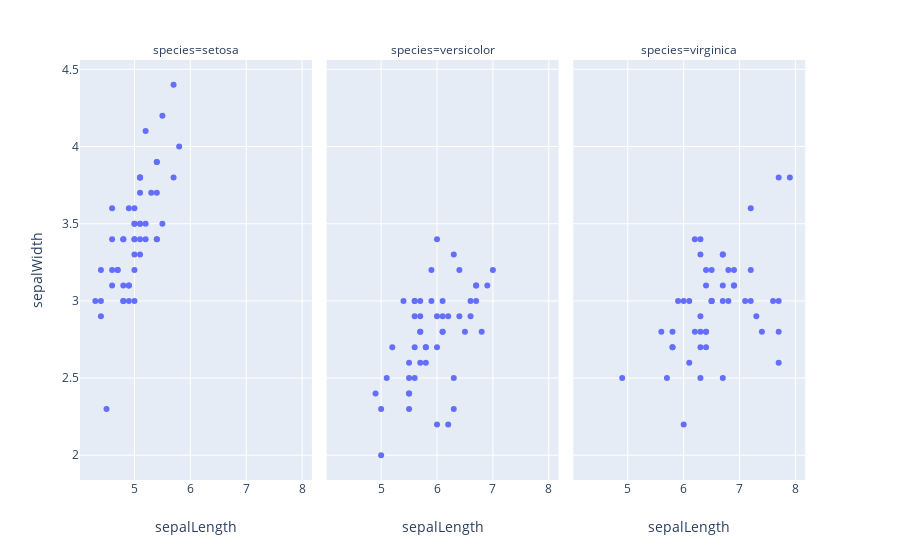

Notebook cell for this chart:
### Code cell
facetted = px.scatter(iris, x='sepalLength', y='sepalWidth', facet_col='species')
facetted

### Figure 1 — Plotly figure (JSON) as saved in the notebook; plotly's stock layout.template omitted (floating-point values rounded to 4 significant figures)
{"data": [{"hoverlabel": {"namelength": 0}, "hovertemplate": "species=setosa<br>sepalLength=%{x}<br>sepalWidth=%{y}", "legendgroup": "", "marker": {"color": "#636efa", "symbol": "circle"}, "mode": "markers", "name": "", "showlegend": false, "type": "scatter", "x": [5.1, 4.9, 4.7, 4.6, 5, 5.4, 4.6, 5, 4.4, 4.9, 5.4, 4.8, 4.8, 4.3, 5.8, 5.7, 5.4, 5.1, 5.7, 5.1, 5.4, 5.1, 4.6, 5.1, 4.8, 5, 5, 5.2, 5.2, 4.7, 4.8, 5.4, 5.2, 5.5, 4.9, 5, 5.5, 4.9, 4.4, 5.1, 5, 4.5, 4.4, 5, 5.1, 4.8, 5.1, 4.6, 5.3, 5], "xaxis": "x", "y": [3.5, 3, 3.2, 3.1, 3.6, 3.9, 3.4, 3.4, 2.9, 3.1, 3.7, 3.4, 3, 3, 4, 4.4, 3.9, 3.5, 3.8, 3.8, 3.4, 3.7, 3.6, 3.3, 3.4, 3, 3.4, 3.5, 3.4, 3.2, 3.1, 3.4, 4.1, 4.2, 3.1, 3.2, 3.5, 3.6, 3, 3.4, 3.5, 2.3, 3.2, 3.5, 3.8, 3, 3.8, 3.2, 3.7, 3.3], "yaxis": "y"}, {"hoverlabel": {"namelength": 0}, "hovertemplate": "species=versicolor<br>sepalLength=%{x}<br>sepalWidth=%{y}", "legendgroup": "", "marker": {"color": "#636efa", "symbol": "circle"}, "mode": "markers", "name": "", "showlegend": false, "type": "scatter", "x": [7, 6.4, 6.9, 5.5, 6.5, 5.7, 6.3, 4.9, 6.6, 5.2, 5, 5.9, 6, 6.1, 5.6, 6.7, 5.6, 5.8, 6.2, 5.6, 5.9, 6.1, 6.3, 6.1, 6.4, 6.6, 6.8, 6.7, 6, 5.7, 5.5, 5.5, 5.8, 6, 5.4, 6, 6.7, 6.3, 5.6, 5.5, 5.5, 6.1, 5.8, 5, 5.6, 5.7, 5.7, 6.2, 5.1, 5.7], "xaxis": "x2", "y": [3.2, 3.2, 3.1, 2.3, 2.8, 2.8, 3.3, 2.4, 2.9, 2.7, 2, 3, 2.2, 2.9, 2.9, 3.1, 3, 2.7, 2.2, 2.5, 3.2, 2.8, 2.5, 2.8, 2.9, 3, 2.8, 3, 2.9, 2.6, 2.4, 2.4, 2.7, 2.7, 3, 3.4, 3.1, 2.3, 3, 2.5, 2.6, 3, 2.6, 2.3, 2.7, 3, 2.9, 2.9, 2.5, 2.8], "yaxis": "y2"}, {"hoverlabel": {"namelength": 0}, "hovertemplate": "species=virginica<br>sepalLength=%{x}<br>sepalWidth=%{y}", "legendgroup": "", "marker": {"color": "#636efa", "symbol": "circle"}, "mode": "markers", "name": "", "showlegend": false, "type": "scatter", "x": [6.3, 5.8, 7.1, 6.3, 6.5, 7.6, 4.9, 7.3, 6.7, 7.2, 6.5, 6.4, 6.8, 5.7, 5.8, 6.4, 6.5, 7.7, 7.7, 6, 6.9, 5.6, 7.7, 6.3, 6.7, 7.2, 6.2, 6.1, 6.4, 7.2, 7.4, 7.9, 6.4, 6.3, 6.1, 7.7, 6.3, 6.4, 6, 6.9, 6.7, 6.9, 5.8, 6.8, 6.7, 6.7, 6.3, 6.5, 6.2, 5.9], "xaxis": "x3", "y": [3.3, 2.7, 3, 2.9, 3, 3, 2.5, 2.9, 2.5, 3.6, 3.2, 2.7, 3, 2.5, 2.8, 3.2, 3, 3.8, 2.6, 2.2, 3.2, 2.8, 2.8, 2.7, 3.3, 3.2, 2.8, 3, 2.8, 3, 2.8, 3.8, 2.8, 2.8, 2.6, 3, 3.4, 3.1, 3, 3.1, 3.1, 3.1, 2.7, 3.2, 3.3, 3, 2.5, 3, 3.4, 3], "yaxis": "y3"}], "layout": {"annotations": [{"font": {}, "showarrow": false, "text": "species=setosa", "x": 0.1567, "xanchor": "center", "xref": "paper", "y": 1, "yanchor": "bottom", "yref": "paper"}, {"font": {}, "showarrow": false, "text": "species=versicolor", "x": 0.49, "xanchor": "center", "xref": "paper", "y": 1, "yanchor": "bottom", "yref": "paper"}, {"font": {}, "showarrow": false, "text": "species=virginica", "x": 0.8233, "xanchor": "center", "xref": "paper", "y": 1, "yanchor": "bottom", "yref": "paper"}], "autosize": true, "legend": {"tracegroupgap": 0}, "margin": {"t": 60}, "xaxis": {"anchor": "y", "autorange": true, "domain": [0, 0.3133], "range": [4.197, 8.107], "title": {"text": "sepalLength"}, "type": "linear"}, "xaxis2": {"anchor": "y2", "autorange": true, "domain": [0.3333, 0.6467], "matches": "x", "range": [4.197, 8.107], "title": {"text": "sepalLength"}, "type": "linear"}, "xaxis3": {"anchor": "y3", "autorange": true, "domain": [0.6667, 0.98], "matches": "x", "range": [4.197, 8.107], "title": {"text": "sepalLength"}, "type": "linear"}, "yaxis": {"anchor": "x", "autorange": true, "domain": [0, 1], "range": [1.908, 4.538], "title": {"text": "sepalWidth"}, "type": "linear"}, "yaxis2": {"anchor": "x2", "autorange": true, "domain": [0, 1], "matches": "y", "range": [1.908, 4.538], "showticklabels": false, "type": "linear"}, "yaxis3": {"anchor": "x3", "autorange": true, "domain": [0, 1], "matches": "y", "range": [1.908, 4.538], "showticklabels": false, "type": "linear"}}}
